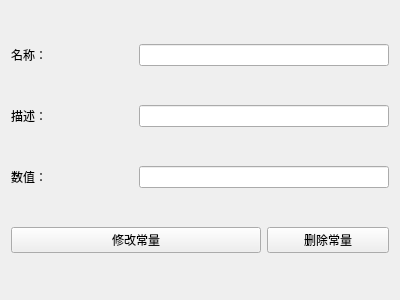
<?xml version="1.0" encoding="UTF-8"?>
<ui version="4.0">
 <class>WidgetModifyConstant</class>
 <widget class="QWidget" name="WidgetModifyConstant">
  <property name="geometry">
   <rect>
    <x>0</x>
    <y>0</y>
    <width>400</width>
    <height>300</height>
   </rect>
  </property>
  <property name="windowTitle">
   <string>修改常量</string>
  </property>
  <layout class="QGridLayout" name="gridLayout">
   <item row="0" column="0">
    <widget class="QLabel" name="label_name">
     <property name="text">
      <string>名称：</string>
     </property>
    </widget>
   </item>
   <item row="0" column="1" colspan="2">
    <widget class="QLineEdit" name="lineEdit_name"/>
   </item>
   <item row="1" column="0">
    <widget class="QLabel" name="label_description">
     <property name="text">
      <string>描述：</string>
     </property>
    </widget>
   </item>
   <item row="1" column="1" colspan="2">
    <widget class="QLineEdit" name="lineEdit_description"/>
   </item>
   <item row="2" column="0">
    <widget class="QLabel" name="label_value">
     <property name="text">
      <string>数值：</string>
     </property>
    </widget>
   </item>
   <item row="2" column="1" colspan="2">
    <widget class="QLineEdit" name="lineEdit_value"/>
   </item>
   <item row="3" column="0" colspan="2">
    <widget class="QPushButton" name="pushButton_modify">
     <property name="text">
      <string>修改常量</string>
     </property>
    </widget>
   </item>
   <item row="3" column="2">
    <widget class="QPushButton" name="pushButton_delete">
     <property name="text">
      <string>删除常量</string>
     </property>
    </widget>
   </item>
  </layout>
 </widget>
 <resources/>
 <connections/>
</ui>
